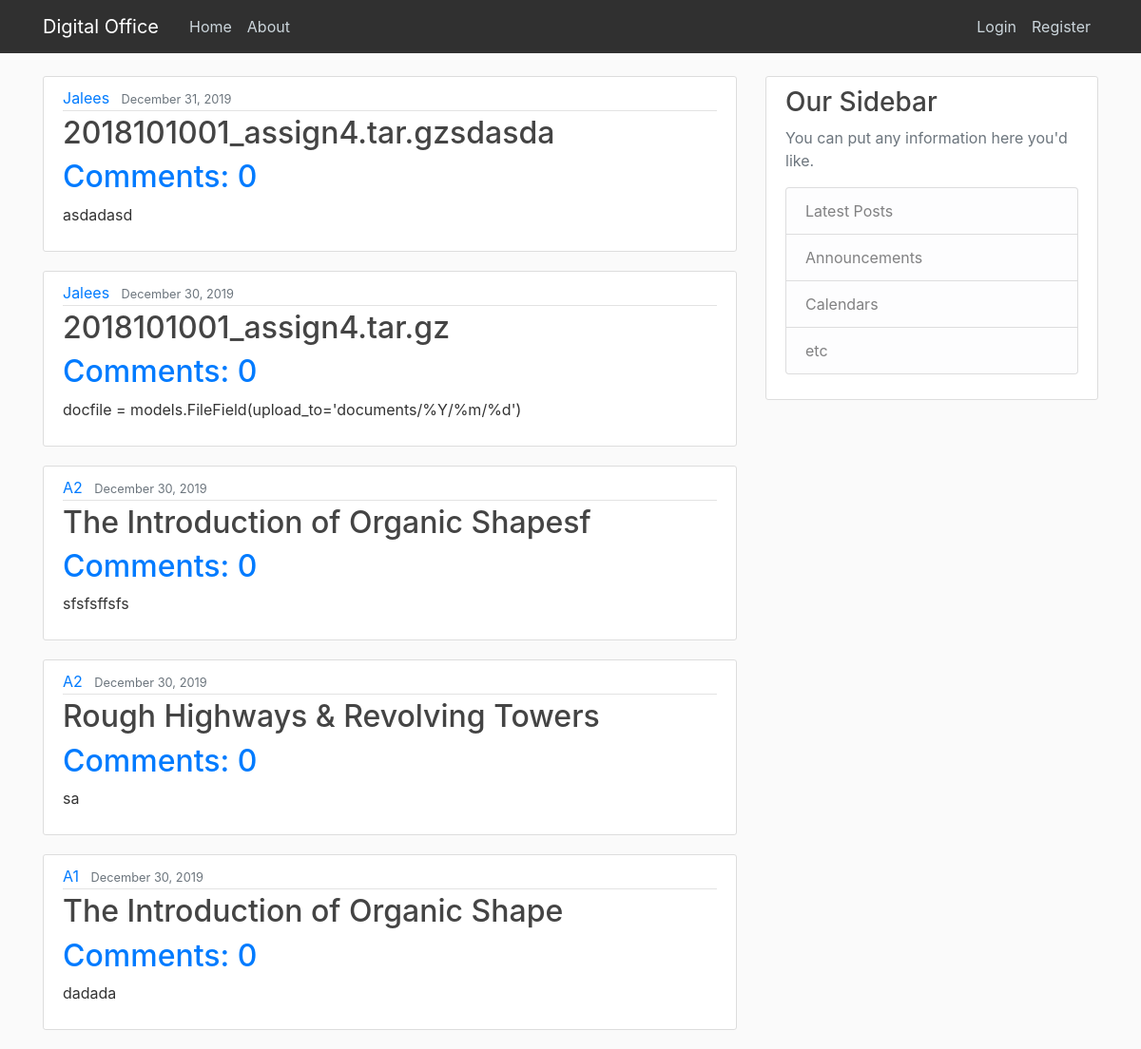
The page /blog/ on the database as committed earlier.
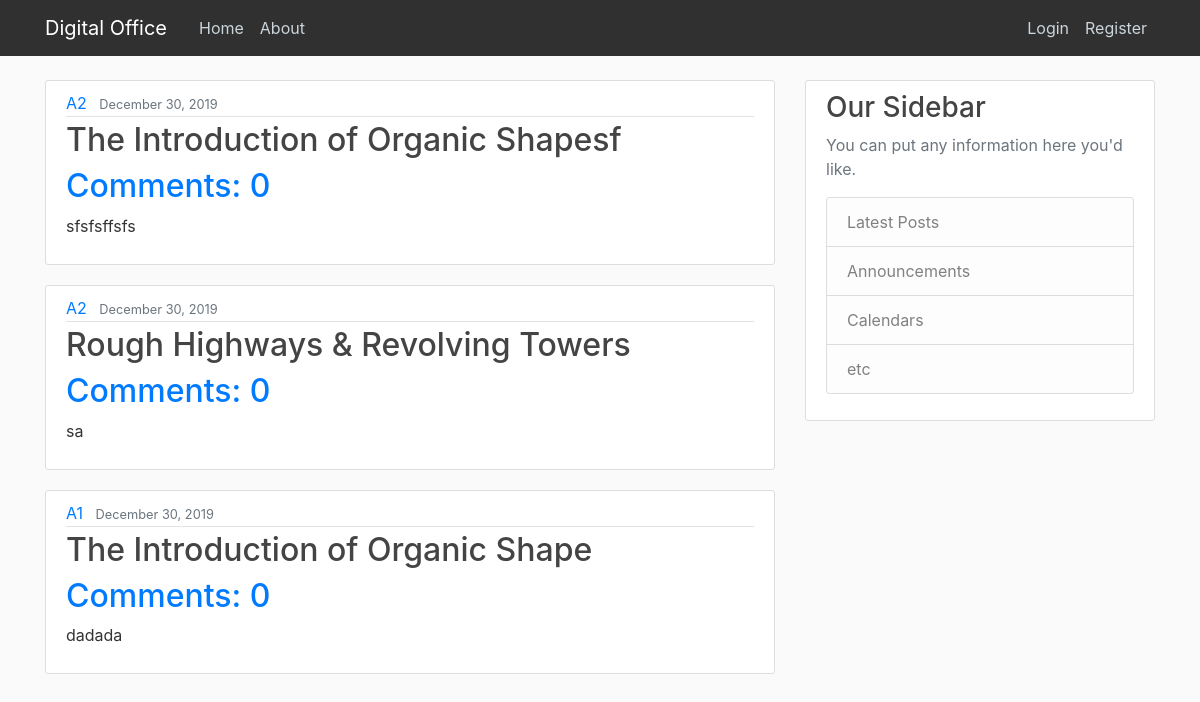
The same page on the database as committed later.
### blog/models.py (models this page shows, shortened)
class Files(models.Model):
    title=models.CharField(max_length=100)
    summary=models.TextField()
    date_posted=models.DateTimeField(default=timezone.now)
    author=models.ForeignKey(User,on_delete=models.CASCADE)

### blog/views.py (the view)
# urls.py: path('',FileListView.as_view(),name='blog-home'),
class FileListView(ListView):
    model= Files
    template_name = 'blog/home.html'
    context_object_name= 'Files'
    ordering = ['-date_posted']

### blog/templates/blog/home.html
{% extends "blog/base.html" %}
{% block content %}
{% for file in Files %}
<article class="media content-section">
    <div class="media-body">
      <div class="article-metadata">
        <a class="mr-2" href="#">{{ file.author }}</a>
        <small class="text-muted">{{ file.date_posted | date:"F d, Y" }}</small>
      </div>
      <h2
      ><a class="article-title" href="{% url 'file-detail' file.id %}">{{ file.title }}</a></h2>
     <h2><a href="{% url 'file-detail' pk=file.id %}">Comments: {{ file.comments.count }}</a></h2>
      <p class="article-content">{{ file.summary }}</p>
    </div>
  </article>
{% endfor %}
{% endblock %}

### blog/templates/blog/base.html (shortened to what this page needs)
{% load static %}
<!doctype html>
<html lang="en">
  <head>
    <link rel="stylesheet" href="https://maxcdn.bootstrapcdn.com/bootstrap/4.0.0/css/bootstrap.min.css">
<link rel="stylesheet"  type="text/css" href="{% static 'blog/main.css' %}">
  </head>
  <body>
    <header class="site-header">
        <nav class="navbar navbar-expand-md navbar-dark bg-steel fixed-top">
          <div class="container">
            <a class="navbar-brand mr-4" href="{% url 'blog-home' %}">Digital Office</a>
            <div class="collapse navbar-collapse" id="navbarToggle">
              <div class="navbar-nav mr-auto">
                <a class="nav-item nav-link" href="{% url 'blog-home' %}">Home</a>
                <a class="nav-item nav-link" href="{% url 'blog-about' %}">About</a>
              </div>
              <div class="navbar-nav">
                {% if user.is_authenticated %}
                <a class="nav-item nav-link" href="{% url 'file-create' %}"">New File</a>
                <a class="nav-item nav-link" href="{% url 'profile' %}"">Profile</a>
                <a class="nav-item nav-link" href="{% url 'logout' %}"">Logout</a>
                {% else %}
                <a class="nav-item nav-link" href="{% url 'login' %}"">Login</a>
                <a class="nav-item nav-link" href="{% url 'register' %}">Register</a>
                {% endif %}
              </div>
            </div>
          </div>
        </nav>
      <main role="main" class="container">
        <div class="row">
          <div class="col-md-8">
            {% block content %}{% endblock %}
          </div>
          <div class="col-md-4">
            <div class="content-section">
              <h3>Our Sidebar</h3>
              <p class='text-muted'>You can put any information here you'd like.
                <ul class="list-group">
                  <li class="list-group-item list-group-item-light">Latest Posts</li>
                  <li class="list-group-item list-group-item-light">Announcements</li>
                  <li class="list-group-item list-group-item-light">Calendars</li>
                  <li class="list-group-item list-group-item-light">etc</li>
                </ul>
              </p>
            </div>
          </div>
        </div>
      </main>
  </body>
</html>

### blog/static/blog/main.css (style rules this page uses)
body { background: #fafafa; color: #333333; margin-top: 5rem; }
h1, h2, h3, h4, h5, h6 { color: #444444; }
ul { margin: 0; }
.bg-steel { background-color: #303030; }
.site-header .navbar-nav .nav-link { color: #cbd5db; }
.content-section { background: #ffffff; padding: 10px 20px; border: 1px solid #dddddd; border-radius: 3px; margin-bottom: 20px; }
.article-title { color: #444444; }
.article-content { white-space: pre-line; }
.article-metadata { padding-bottom: 1px; margin-bottom: 4px; border-bottom: 1px solid #e3e3e3 }

Rows that differ between the two databases and show on the page:
removed Files: author "Jalees", date_posted "December 31, 2019", title "2018101001_assign4.tar.gzsdasda", comments.count "0", summary "asdadasd"
removed Files: author "Jalees", date_posted "December 30, 2019", title "2018101001_assign4.tar.gz", comments.count "0", summary "docfile = models.FileField(upload_to='documents/%Y/%m/%d')"
